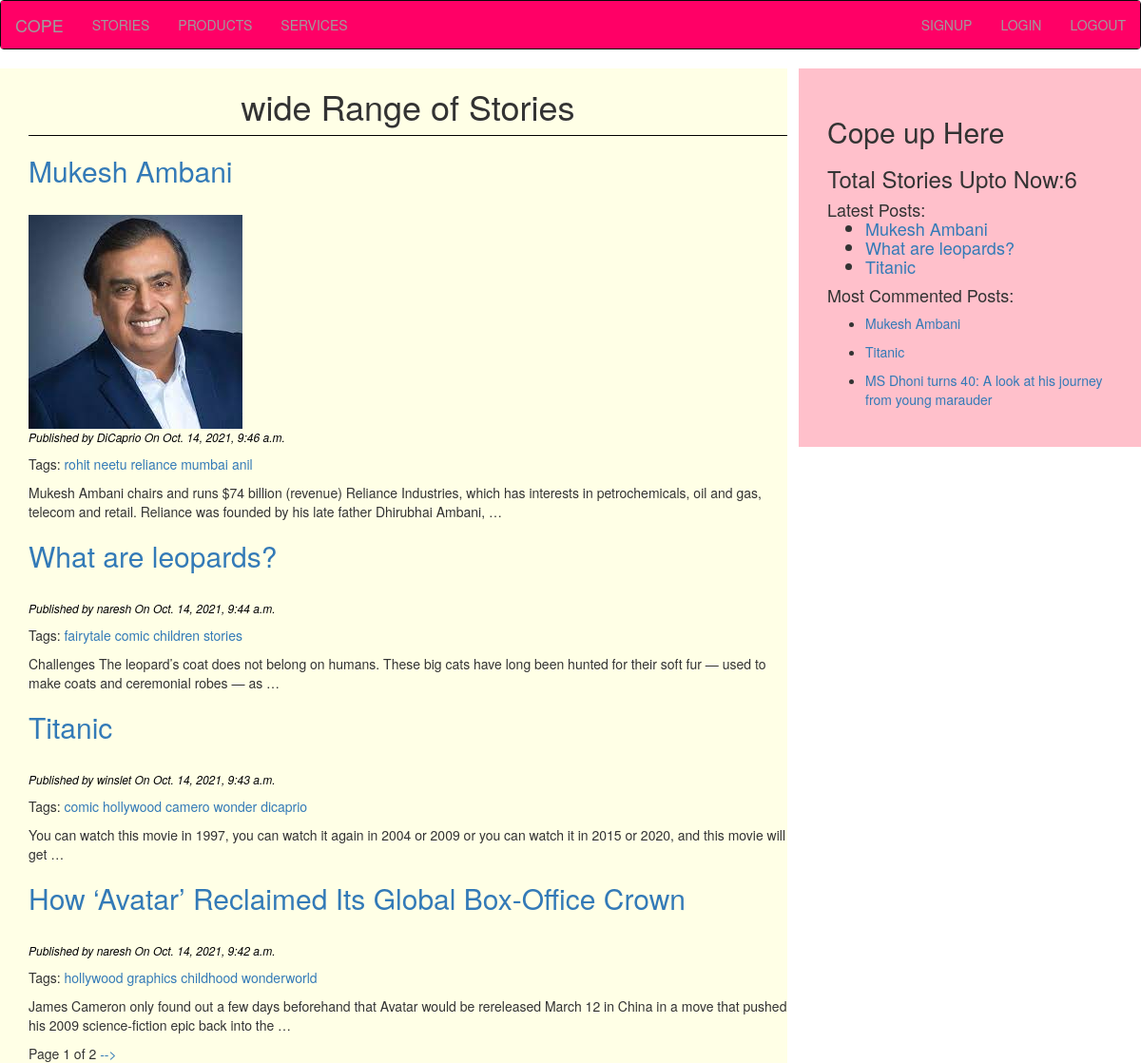
/home/, run on the app's committed database.
### testapp/models.py (models this page shows, shortened)
class Story(models.Model):
    STATUS_CHOICES=(('published','Published'),('draft','Draft'))
    author=models.ForeignKey(User,related_name='story_posts',on_delete=models.CASCADE)
    title=models.CharField(max_length=264)
    body=models.TextField()
    image=models.ImageField(blank=True,upload_to='blog_images')
    created=models.DateTimeField(auto_now_add=True)
    updated=models.DateTimeField(auto_now=True)
    publish=models.DateTimeField(default=timezone.now)
    slug=models.SlugField(max_length=264,unique_for_date='publish')
    status=models.CharField(max_length=10,choices=STATUS_CHOICES,default='draft')
    objects=CustomManager()
    tags=TaggableManager()
    class Meta:
        ordering=('-publish',)
    def get_absolute_url(self):
        return reverse('story_details',args=[self.publish.year,self.publish.strftime('%m'),self.publish.strftime('%d'),self.slug])

### testapp/views.py (the view)
# urls.py: 2. Add a URL to urlpatterns:  path('', views.home, name='home')
def home(request,tag_slug=None):
    stories=Story.objects.all()
    tag=None
    if tag_slug:
        tag=get_object_or_404(Tag,slug=tag_slug)
        stories=stories.filter(tags__in=[tag])
    paginator=Paginator(stories,4)
    page_number=request.GET.get('page')
    try:
        stories=paginator.page(page_number)
    except PageNotAnInteger:
        stories=paginator.page(1)
    except EmptyPage:
        stories=paginator.page(paginator.num_pages)
    return render(request,'testapp/home.html',{'stories':stories,'tag':tag})

### testapp/models.py (called while the page is built)
    def get_queryset(self):
        return super().get_queryset().filter(status='published')

### testapp/templatetags/blog_tags.py (called while the page is built)
@register.simple_tag
def total_posts():
    return Story.objects.count()

@register.inclusion_tag('testapp/latestposts123.html')
def show_posts(count=3):
    latest_posts=Story.objects.order_by('-publish')[:count]
    return {'latest_posts':latest_posts}

@register.simple_tag
def most_commented_post(count=3):
    return Story.objects.annotate(total_comments=Count('comments')).order_by('-total_comments')[:count]

### templates/testapp/home.html (shortened to what this page needs)
{%extends 'testapp/base1.html'%}
{%block body_block%}
<h1>wide Range of Stories</h1>
{%for story in stories%}
<a href="{{story.get_absolute_url}}"><h2>{{story.title}}</h2></a><br>
{%if story.image%}
 <img src="{{ story.image.url }}" >
 {%endif%}
<p id='date'> Published by {{story.author}} On {{story.created}}</p>
<p>
Tags:
{%for tag in story.tags.all%}
<a href="{%url 'post_list_by_tagname' tag.slug%}">{{tag.name}}</a>
{%endfor%}
</p>
{{story.body|truncatewords:30|linebreaks}}
{%endfor%}
{%include 'testapp/pagination.html' with page=stories%}
{%endblock%}

### templates/testapp/base1.html (shortened to what this page needs)
<!DOCTYPE html>
{%load static%}
{%load blog_tags%}
<html lang="en" dir="ltr">
  <head>
    <link rel="stylesheet" href="https://maxcdn.bootstrapcdn.com/bootstrap/3.3.7/css/bootstrap.min.css"
>
    <link rel="stylesheet" href="{%static "css/blog2.css"%}">
  </head>
  <body>
    <nav class="navbar navbar-inverse  ">
  <div class="container">
    <div class="navbar-header">
      <a class="navbar-brand" href="">COPE</a>
    </div>
    <ul class="nav navbar-nav">
        <li><a href="/home">STORIES</a></li>
            <li><a href="">PRODUCTS</a></li>
            <li><a href="">SERVICES</a></li>
          </ul>
      <ul class="nav navbar-nav navbar-right">
            <li><a href="">SIGNUP</a></li>
            <li><a href=""> LOGIN</a></li>
            <li><a href="">  LOGOUT</a></li>
          </ul>
    </div>
</nav>
<div class="content">
{%block body_block%}
  {%endblock%}
</div>
<div class="sidebar">
  <h2>Cope up Here</h2>
  <h3>Total Stories Upto Now:{%total_posts%}</h3>
  <h4>Latest Posts:{%show_posts%}</h4>
  <h4>Most Commented Posts:</h4>
  {%most_commented_post as most_commented_post%}
  {%for post in most_commented_post%}
  <ul>
  <li>  <a href="{{post.get_absolute_url}}">{{post.title}}</a></li>
  </ul>
{%endfor%}
</div>
  </body>
</html>

### templates/testapp/pagination.html (shortened to what this page needs)
<div class="paginator">
  <span>Page {{page.number}} of {{page.paginator.num_pages}}</span>
  {%if page.has_next%}
  <a href="?page={{page.next_page_number}}">--></a>
  {%endif%}
</div>

### templates/testapp/latestposts123.html
<ul>
{%for post in latest_posts%}
<li><a href="{{post.get_absolute_url}}">{{post.title}}</a><br></li>
{%endfor%}
</ul>

### static/css/blog2.css (style rules this page uses)
.content { width:69%; float:left; font-family: inherit; padding:0 0 0 30px; background:#ffffe6; }
.sidebar { width:30%; float:right; padding: 30px; font-family: inherit; background:pink; }
h1 { text-align:center; font-family: inherit; border-bottom: 1px solid black; padding-bottom:10px; }
.container { background:#ff0066; width: 100%; font-family: inherit; color: black; }
#date { color:black; font-size:12px; font-style: italic; }
h2 { text-align: justify; }

### data on the page
Story: title "Mukesh Ambani", image (picture), author "DiCaprio", created "Oct. 14, 2021, 9:46 a.m.", body "Mukesh Ambani chairs and runs $74 billion (revenue) Reliance Industries, which has interests in petrochemicals, oil and gas, telecom and retail. Reliance was founded by his late father Dhirubhai Ambani, …"
Tag: name "rohit"
Tag: name "neetu"
Tag: name "reliance"
Tag: name "mumbai"
Tag: name "anil"
Story: title "What are leopards?", author "naresh", created "Oct. 14, 2021, 9:44 a.m.", body "Challenges The leopard’s coat does not belong on humans. These big cats have long been hunted for their soft fur — used to make coats and ceremonial robes — as …"
Tag: name "fairytale"
Tag: name "comic"
Tag: name "children"
Tag: name "stories"
Story: title "Titanic", author "winslet", created "Oct. 14, 2021, 9:43 a.m.", body "You can watch this movie in 1997, you can watch it again in 2004 or 2009 or you can watch it in 2015 or 2020, and this movie will get …"
Tag: name "hollywood"
Tag: name "camero"
Tag: name "wonder"
Tag: name "dicaprio"
Story: title "How ‘Avatar’ Reclaimed Its Global Box-Office Crown", author "naresh", created "Oct. 14, 2021, 9:42 a.m.", body "James Cameron only found out a few days beforehand that Avatar would be rereleased March 12 in China in a move that pushed his 2009 science-fiction epic back into the …"
Tag: name "graphics"
Tag: name "childhood"
Tag: name "wonderworld"
Story: title "MS Dhoni turns 40: A look at his journey from young marauder"

### other printed values
{{ page.number }} "1"
{{ page.paginator.num_pages }} "2"
